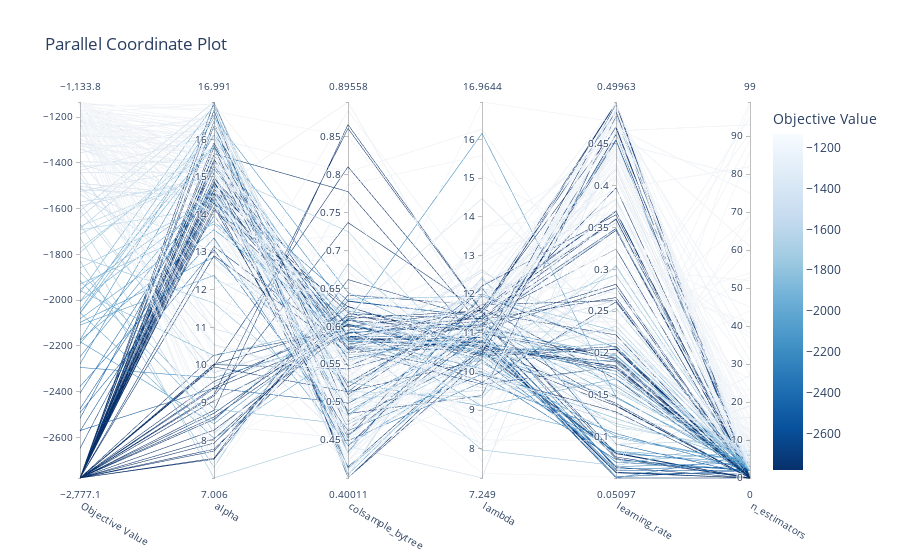

Notebook source saved alongside this figure:
### Code cell
"""

AUTHORS: ANGELA EDITH SILES

"""

# Imports
import logging
import os
import optuna
from optuna import Trial, visualization
from optuna.samplers import TPESampler
import xgboost as xgboost_regressor
import pandas as pd
import numpy as np
from sklearn.model_selection import cross_val_score, train_test_split

# Configure logging
logging.basicConfig(level=logging.INFO)
logger = logging.getLogger(__name__)

def preprocess_dataframe(pandas_df: pd.DataFrame):
    """Preprocess the dataframe obtained after applying feature engineering.
    
    Args:
        pandas_df (pd.DataFrame): DataFrame obtained after loading.
    
    Returns:
        pd.DataFrame: Preprocessed DataFrame.
    """
    logger.info('Preprocessing data: Item_MRP')
    dataset = pandas_df.drop(columns=['Item_Identifier', 'Outlet_Identifier'])

    # Split the dataset into train and test sets
    df_train = dataset.loc[pandas_df['Set'] == 'train']
    df_test = dataset.loc[pandas_df['Set'] == 'test']

    return df_train, df_test

class TuningHyperParametersPipeline(object):
    """Pipeline for tuning hyperparameters using Optuna and XGBoost."""
    
    def __init__(self, input_path, output_path: str = None):
        self.input_path = input_path
        self.output_path = output_path

    def load_data(self) -> pd.DataFrame:
        """Load the dataframe for processing.
        
        Returns:
            pd.DataFrame: Loaded DataFrame.
        """
        try:
            train_file = 'features.csv'
            train_data = os.path.join(self.input_path, train_file)
            pandas_df = pd.read_csv(train_data)
            logger.info("Loading data from: %s", self.input_path)
        except (FileNotFoundError, PermissionError, OSError) as error_load_file:
            logger.exception("An error occurred while loading data: %s", error_load_file)

        return pandas_df

    def prepare_data_for_training(self, df: pd.DataFrame):
        """Prepare the data for training.
        
        Args:
            df (pd.DataFrame): Dataframe to be trained.
        
        Returns:
            x_train, y_train (pd.DataFrame, pd.Series): Datasets obtained after applying the machine learning model.
        """

        global x_train
        global y_train

        df_train, df_test = preprocess_dataframe(pandas_df=df)

        # Delete columns without data
        df_train.drop(['Set'], axis=1, inplace=True)
        df_test.drop(['Item_Outlet_Sales', 'Set'],
                     axis=1, inplace=True)

        seed = 28

        # Split the dataset into training and validation sets
        X = df_train.drop(columns='Item_Outlet_Sales')
        logger.info('Data prepared for training: X')

        y = df_train['Item_Outlet_Sales']

        x_train, _, y_train, _ = train_test_split(
            X, y, test_size=0.3, random_state=seed)
        return x_train, y_train

    def train_model(self, x_train, y_train):
        """Train the model and evaluate its performance.
        
        Args:
            x_train (np.array): Features to be trained.
            y_train (np.array): Target to be trained.
        """
        seed = 28
        model_trained = xgboost_regressor.XGBRegressor(
            objective='reg:linear', n_estimators=10, random_state=seed)
        try:
            # Train the model
            score_model = cross_val_score(
                model_trained, x_train, y_train, scoring='neg_root_mean_squared_error', n_jobs=-1, cv=10)
            logger.info('Model trained successfully')
            logger.info('Score model: %s', score_model)
            logger.info('Mean: %s, Std: %s', np.mean(score_model), np.std(score_model))
            return score_model
        except Exception as e:
            logger.exception("An error occurred while training the model: %s", str(e))

    def evaluate_score(self, param):
        """Return the score after applying xgboost regressor.
        
        Args:
            param (_type_): Variable used as a parameter to pass to the XGB Regressor function.
        
        Returns:
            float: Metric obtained after model training.
        """
        model = xgboost_regressor.XGBRegressor(**param)
        try:
            root_mean_square_error = np.mean(cross_val_score(
                model, x_train, y_train, cv=4, n_jobs=-1, scoring='neg_root_mean_squared_error'))
            return root_mean_square_error
        except Exception as e:
            logger.exception("An error occurred while returning the score: %s", str(e))

    def objective_function(self, trial):
        """Optuna objective function.
        
        Args:
            trial (_type_): Description.
        """
        # Define hyperparameters
        param = {'sampling_method': 'gradient_based', 'reg_lambda':
                 trial.suggest_uniform('lambda', 7.0, 17.0), 'reg_alpha': trial.suggest_uniform('alpha', 7.0, 17.0), 'learning_rate': trial.suggest_uniform('learning_rate', 0.05, 0.5),
                 'colsample_bytree': trial.suggest_uniform('colsample_bytree', 0.4, 0.9),
                 'n_estimators': trial.suggest_int('n_estimators', 0, 100)}
        return self.evaluate_score(param)

    def run(self):
        """Run the entire pipeline."""
        try:
            data_frame = self.load_data()
            x_trained, y_trained = self.prepare_data_for_training(data_frame)
            model_trained = self.train_model(x_train=x_trained, y_train=y_trained)
            study_object = optuna.create_study(
                direction='minimize', sampler=TPESampler())
            study_object.optimize(self.objective_function, n_trials=200)

            fig = optuna.visualization.plot_parallel_coordinate(study_object)
            fig.show()

            logger.info('Best parameters: %s', study_object.best_params)
        except Exception as e:
            logger.exception("An error occurred in the pipeline: %s", str(e))

if __name__ == "__main__":
    try:
        pipeline = TuningHyperParametersPipeline(
            input_path='../data/',
            output_path='')
        pipeline.run()
    except Exception as e:
        logger.exception("An error occurred: %s", str(e))

### Figure 1 — Plotly figure (JSON) as saved in the notebook; plotly's stock layout.template omitted (floating-point values rounded to 4 significant figures; data arrays with more than 128 entries replaced by an {"elided": "..."} marker saying what was removed)
{"data": [{"dimensions": [{"label": "Objective Value", "range": [-2777.0, -1134.0], "values": {"elided": "200 float values"}}, {"label": "alpha", "range": [7.006, 16.99], "values": {"elided": "200 float values"}}, {"label": "colsample_bytree", "range": [0.4001, 0.8956], "values": {"elided": "200 float values"}}, {"label": "lambda", "range": [7.249, 16.96], "values": {"elided": "200 float values"}}, {"label": "learning_rate", "range": [0.05097, 0.4996], "values": {"elided": "200 float values"}}, {"label": "n_estimators", "range": [0, 99], "values": {"elided": "200 int values"}}], "labelangle": 30, "labelside": "bottom", "line": {"color": {"elided": "200 float values"}, "colorbar": {"title": {"text": "Objective Value"}}, "colorscale": [[0, "rgb(247,251,255)"], [0.125, "rgb(222,235,247)"], [0.25, "rgb(198,219,239)"], [0.375, "rgb(158,202,225)"], [0.5, "rgb(107,174,214)"], [0.625, "rgb(66,146,198)"], [0.75, "rgb(33,113,181)"], [0.875, "rgb(8,81,156)"], [1, "rgb(8,48,107)"]], "reversescale": true, "showscale": true}, "type": "parcoords"}], "layout": {"title": {"text": "Parallel Coordinate Plot"}}}
